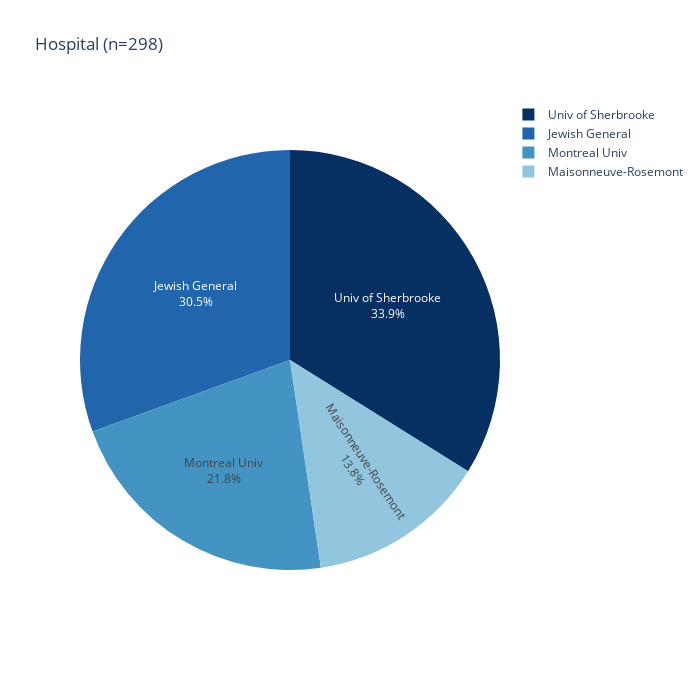

Notebook code cell kept with this figure:
### Code cell
fig = px.pie(data_raw, names='Hospital', title='Hospital (n=298)', hover_data=['Hospital'], labels={'Hospital':'Hospital'}, width=700, height=700, color_discrete_sequence=px.colors.sequential.RdBu_r)
fig.update_traces(textposition='inside', textinfo='percent+label')
fig.show()

### Figure 1 — Plotly figure (JSON) as saved in the notebook; plotly's stock layout.template omitted (floating-point values rounded to 4 significant figures; data arrays with more than 128 entries replaced by an {"elided": "..."} marker saying what was removed)
{"data": [{"customdata": {"elided": "298x1 str values"}, "domain": {"x": [0, 1], "y": [0, 1]}, "hovertemplate": "Hospital=%{customdata[0]}<extra></extra>", "labels": {"elided": "298 str values"}, "legendgroup": "", "name": "", "showlegend": true, "textinfo": "percent+label", "textposition": "inside", "type": "pie"}], "layout": {"height": 700, "legend": {"tracegroupgap": 0}, "piecolorway": ["rgb(5,48,97)", "rgb(33,102,172)", "rgb(67,147,195)", "rgb(146,197,222)", "rgb(209,229,240)", "rgb(247,247,247)", "rgb(253,219,199)", "rgb(244,165,130)", "rgb(214,96,77)", "rgb(178,24,43)", "rgb(103,0,31)"], "title": {"text": "Hospital (n=298)"}, "width": 700}}
